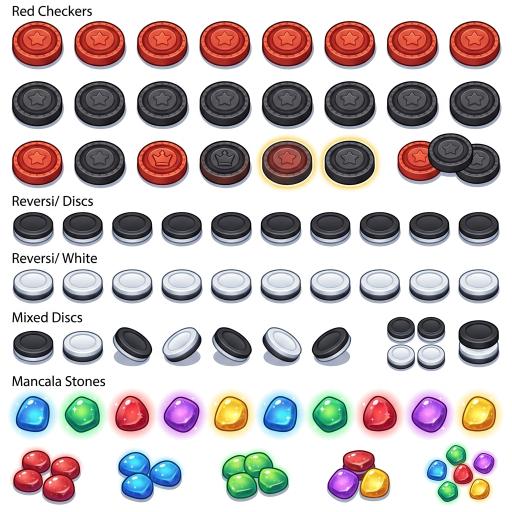
#> input picture shared/assets/assets_board_pieces_1787775725788.jpg, 1024 x 1024 px (shown at 1/2 size); its folder holds only this picture in this run
$ python organize_and_name_assets.py
#> lines starting #> are read from the running program, lines starting #| are printed output that depends on the picture; after the words box and inside, x2 and y2 are one past the last pixel; in counts of white or black regions, pixels touching at a corner belong together
import cv2
import numpy as np
import os
import glob

def make_transparent_and_crop(img, bbox):
    x, y, w, h = bbox
    pad = 4
    x1 = max(0, x - pad)
    y1 = max(0, y - pad)
    x2 = min(img.shape[1], x + w + pad)
    y2 = min(img.shape[0], y + h + pad)

    crop = img[y1:y2, x1:x2]

    # Generate alpha channel by thresholding near-white
    gray = cv2.cvtColor(crop, cv2.COLOR_BGR2GRAY)
    _, mask = cv2.threshold(gray, 245, 255, cv2.THRESH_BINARY_INV)

    # Smooth edges slightly
    kernel = np.ones((2,2), np.uint8)
    mask = cv2.morphologyEx(mask, cv2.MORPH_CLOSE, kernel)

    b, g, r = cv2.split(crop)
    rgba = [b, g, r, mask]
    dst = cv2.merge(rgba, 4)
    return dst

def get_sorted_bboxes(image_path, min_size=20):
#> called with min_size = 25
    img = cv2.imread(image_path)
#> img is the input picture: shape (1024, 1024, 3); mean B, G, R 190.2, 189.8, 199.6
    if img is None:
        return img, []

    gray = cv2.cvtColor(img, cv2.COLOR_BGR2GRAY)
    _, thresh = cv2.threshold(gray, 242, 255, cv2.THRESH_BINARY_INV)
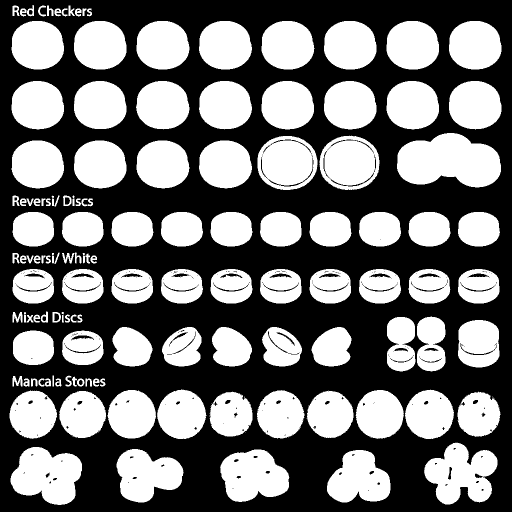
#> thresh: shape (1024, 1024) (shown at 1/2 size); 44.9% white; 141 white regions (13 under 20 px)

    contours, _ = cv2.findContours(thresh, cv2.RETR_EXTERNAL, cv2.CHAIN_APPROX_SIMPLE)
#> contours = 139 contours, 11 with area under 20; largest, box (x1, y1, x2, y2) and area: (794, 266, 1002, 375) 16538, (848, 885, 995, 1009) 11596, (21, 894, 164, 1010) 11584, (440, 899, 579, 1004) 10558, (515, 272, 635, 380) 10252

    bboxes = []
    for cnt in contours:
        x, y, w, h = cv2.boundingRect(cnt)
        if w >= min_size and h >= min_size:
            bboxes.append((x, y, w, h))
#> this loop made 139 passes
#> (x, y, w, h) on passes 1, 2, 3, 4, 5, 6, 7, 8, 11, 12, 13, 14: (654, 900, 127, 105), (440, 899, 139, 105), (233, 898, 134, 107), (21, 894, 143, 116), (848, 885, 147, 124), (490, 864, 1, 1), (920, 807, 1, 1), (986, 794, 1, 1), (915, 783, 87, 91), (419, 783, 87, 90), (118, 782, 94, 94), (613, 781, 94, 95)
#> (cnt, x, y, w, h) on passes 9, 10, 33: ([[984, 793], [984, 794]], 984, 793, 1, 2), ([[488, 793], [488, 794], [489, 794]], 488, 793, 2, 2), ([[105, 751], [105, 772], [107, 772], [107, 751]], 105, 751, 3, 22)
#> after the loop, bboxes = 68 items, first 6: (654, 900, 127, 105), (440, 899, 139, 105), (233, 898, 134, 107), (21, 894, 143, 116), (848, 885, 147, 124), (915, 783, 87, 91)

    if not bboxes:
        return img, []

    avg_h = np.median([b[3] for b in bboxes])
#> avg_h = 96
    row_tol = avg_h * 0.5
#> row_tol = 48

    # Sort primarily by y
    bboxes.sort(key=lambda b: b[1])

    rows = []
    current_row = []
    current_y = None

    for b in bboxes:
        if current_y is None:
            current_y = b[1]
            current_row.append(b)
        elif abs(b[1] - current_y) < row_tol:
            current_row.append(b)
        else:
            current_row.sort(key=lambda b: b[0])
            rows.append(current_row)
            current_row = [b]
            current_y = b[1]
#> this loop made 68 passes
#> (current_row, current_y) on passes 9, 17, 24, 34, 44, 54, 64: ([(898, 162, 105, 97)], 162), ([(794, 266, 208, 109)], 266), ([(916, 424, 84, 69)], 424), ([(916, 538, 83, 69)], 538), ([(834, 633, 57, 110)], 633), ([(810, 779, 98, 99)], 779), ([(848, 885, 147, 124)], 885)
#> (b, current_y) on pass 1: ((898, 42, 105, 97), 42)
#> after the loop, rows = 7 items

    if current_row:
        current_row.sort(key=lambda b: b[0])
        rows.append(current_row)

    sorted_boxes = [box for row in rows for box in row]
#> sorted_boxes = 68 items, first 6: (23, 42, 105, 97), (148, 42, 105, 97), (273, 42, 106, 97), (398, 42, 106, 97), (523, 42, 106, 97), (648, 42, 105, 97)
    return img, sorted_boxes

def process_all():
    base_assets = "shared/assets"

    # 1. UI Buttons
    ui_files = glob.glob(os.path.join(base_assets, "assets_ui_buttons_*.jpg"))
    if ui_files:
        img, boxes = get_sorted_bboxes(ui_files[0], min_size=40)
        out_dir = os.path.join(base_assets, "ui")
        os.makedirs(out_dir, exist_ok=True)
        names = [
            "btn_play_01.png", "btn_play_02.png", "btn_play_03.png", "btn_play_04.png",
            "btn_pause_01.png", "btn_pause_02.png", "btn_pause_03.png", "btn_pause_04.png",
            "btn_settings_01.png", "btn_settings_02.png", "btn_settings_03.png", "btn_settings_04.png",
            "btn_home_01.png", "btn_home_02.png", "btn_home_03.png", "btn_home_04.png",
            "btn_replay_01.png", "btn_replay_02.png", "btn_replay_03.png", "btn_replay_04.png"
        ]
        for i, box in enumerate(boxes):
            if i < len(names):
                name = names[i]
            else:
                name = f"btn_extra_{i:02d}.png"
            dst = make_transparent_and_crop(img, box)
            cv2.imwrite(os.path.join(out_dir, name), dst)
        print(f"Exported {min(len(boxes), len(names))} UI buttons to {out_dir}")

    # 2. Board Pieces
    piece_files = glob.glob(os.path.join(base_assets, "assets_board_pieces_*.jpg"))
    if piece_files:
        img, boxes = get_sorted_bboxes(piece_files[0], min_size=25)
#> boxes has the same summary as sorted_boxes in get_sorted_bboxes
        out_dir = os.path.join(base_assets, "pieces")
        os.makedirs(out_dir, exist_ok=True)
        for i, box in enumerate(boxes):
            dst = make_transparent_and_crop(img, box)
            name = f"board_piece_{i:02d}.png"
            cv2.imwrite(os.path.join(out_dir, name), dst)
#> this loop made 68 passes
#> box on passes 28 to 39: (421, 424, 84, 69), (520, 424, 83, 69), (619, 424, 84, 69), (718, 424, 84, 69), (817, 424, 84, 69), (916, 424, 84, 69), (25, 538, 83, 69), (124, 538, 83, 69), (223, 538, 83, 69), (322, 538, 84, 69), (421, 538, 84, 69), (520, 538, 83, 69)
#> (x in make_transparent_and_crop, y in make_transparent_and_crop, w in make_transparent_and_crop, h in make_transparent_and_crop, x1 in make_transparent_and_crop, y1 in make_transparent_and_crop, x2 in make_transparent_and_crop, y2 in make_transparent_and_crop) on passes 1 to 6: (23, 42, 105, 97, 19, 38, 132, 143), (148, 42, 105, 97, 144, 38, 257, 143), (273, 42, 106, 97, 269, 38, 383, 143), (398, 42, 106, 97, 394, 38, 508, 143), (523, 42, 106, 97, 519, 38, 633, 143), (648, 42, 105, 97, 644, 38, 757, 143)
#> pass 1, in make_transparent_and_crop, `mask = cv2.morphologyEx(mask, cv2.MORPH_CLOSE, kernel)`:
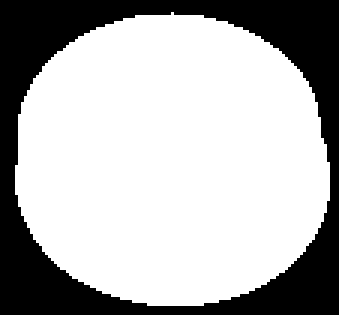
#> mask: shape (105, 113) (shown 3 times larger); 69.7% white; 1 black region, box (x1, y1, x2, y2) and area: (0, 0, 113, 105) 3599
        if len(boxes) >= 20:
            cv2.imwrite(os.path.join(out_dir, "checker_red.png"), make_transparent_and_crop(img, boxes[0]))
            cv2.imwrite(os.path.join(out_dir, "checker_black.png"), make_transparent_and_crop(img, boxes[8] if len(boxes)>8 else boxes[1]))
            cv2.imwrite(os.path.join(out_dir, "reversi_black.png"), make_transparent_and_crop(img, boxes[24] if len(boxes)>24 else boxes[2]))
            cv2.imwrite(os.path.join(out_dir, "reversi_white.png"), make_transparent_and_crop(img, boxes[32] if len(boxes)>32 else boxes[3]))
            cv2.imwrite(os.path.join(out_dir, "mancala_stone_blue.png"), make_transparent_and_crop(img, boxes[-10] if len(boxes)>=10 else boxes[0]))
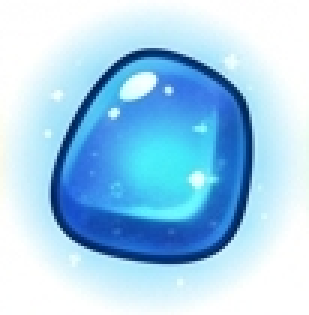
#> saved as mancala_stone_blue.png: shape (105, 103, 4) (shown 3 times larger); mean B, G, R, A 236.7, 208.8, 165.3, 173.7
            cv2.imwrite(os.path.join(out_dir, "mancala_stone_green.png"), make_transparent_and_crop(img, boxes[-9] if len(boxes)>=9 else boxes[1]))
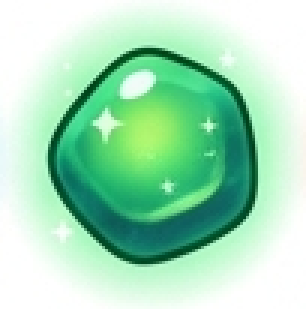
#> saved as mancala_stone_green.png: shape (103, 102, 4) (shown 3 times larger); mean B, G, R, A 186.9, 221.7, 165.3, 175.9
            cv2.imwrite(os.path.join(out_dir, "mancala_stone_red.png"), make_transparent_and_crop(img, boxes[-8] if len(boxes)>=8 else boxes[2]))
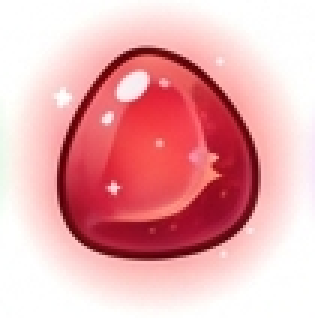
#> saved as mancala_stone_red.png: shape (106, 105, 4) (shown 3 times larger); mean B, G, R, A 175.5, 172.2, 233.9, 176.6
            cv2.imwrite(os.path.join(out_dir, "mancala_stone_purple.png"), make_transparent_and_crop(img, boxes[-7] if len(boxes)>=7 else boxes[3]))
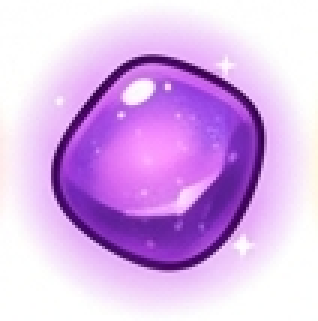
#> saved as mancala_stone_purple.png: shape (107, 106, 4) (shown 3 times larger); mean B, G, R, A 234.1, 179.3, 218.5, 173.9
            cv2.imwrite(os.path.join(out_dir, "mancala_stone_yellow.png"), make_transparent_and_crop(img, boxes[-6] if len(boxes)>=6 else boxes[4]))
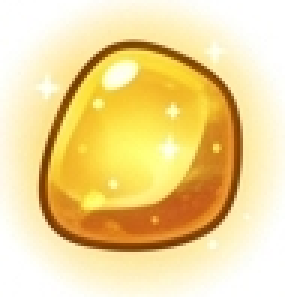
#> saved as mancala_stone_yellow.png: shape (99, 95, 4) (shown 3 times larger); mean B, G, R, A 151.3, 215.5, 240.6, 175.1
        print(f"Exported board pieces to {out_dir}")
#| Exported board pieces to shared/assets/pieces

    # 3. Dice & Tokens
    dice_files = glob.glob(os.path.join(base_assets, "assets_dice_tokens_*.jpg"))
    if dice_files:
        img, boxes = get_sorted_bboxes(dice_files[0], min_size=25)
        out_dir = os.path.join(base_assets, "tokens")
        os.makedirs(out_dir, exist_ok=True)
        for i, box in enumerate(boxes):
            dst = make_transparent_and_crop(img, box)
            name = f"token_{i:02d}.png"
            cv2.imwrite(os.path.join(out_dir, name), dst)
        if len(boxes) >= 7:
            cv2.imwrite(os.path.join(out_dir, "dice_red.png"), make_transparent_and_crop(img, boxes[0]))
            cv2.imwrite(os.path.join(out_dir, "dice_blue.png"), make_transparent_and_crop(img, boxes[1]))
            cv2.imwrite(os.path.join(out_dir, "dice_green.png"), make_transparent_and_crop(img, boxes[2]))
            cv2.imwrite(os.path.join(out_dir, "pawn_red.png"), make_transparent_and_crop(img, boxes[3] if len(boxes)>3 else boxes[0]))
            cv2.imwrite(os.path.join(out_dir, "pawn_blue.png"), make_transparent_and_crop(img, boxes[4] if len(boxes)>4 else boxes[1]))
            cv2.imwrite(os.path.join(out_dir, "pawn_green.png"), make_transparent_and_crop(img, boxes[5] if len(boxes)>5 else boxes[2]))
            cv2.imwrite(os.path.join(out_dir, "pawn_yellow.png"), make_transparent_and_crop(img, boxes[6] if len(boxes)>6 else boxes[3]))
        print(f"Exported dice & tokens to {out_dir}")

    # 4. Rewards, Coins & Gems
    coin_files = glob.glob(os.path.join(base_assets, "assets_coins_gems_*.jpg"))
    if coin_files:
        img, boxes = get_sorted_bboxes(coin_files[0], min_size=20)
        out_dir = os.path.join(base_assets, "rewards")
        os.makedirs(out_dir, exist_ok=True)
        for i, box in enumerate(boxes):
            dst = make_transparent_and_crop(img, box)
            name = f"reward_{i:02d}.png"
            cv2.imwrite(os.path.join(out_dir, name), dst)
        if len(boxes) >= 12:
            cv2.imwrite(os.path.join(out_dir, "coin_gold.png"), make_transparent_and_crop(img, boxes[0]))
            cv2.imwrite(os.path.join(out_dir, "coin_stack.png"), make_transparent_and_crop(img, boxes[1]))
            cv2.imwrite(os.path.join(out_dir, "gem_ruby.png"), make_transparent_and_crop(img, boxes[8] if len(boxes)>8 else boxes[2]))
            cv2.imwrite(os.path.join(out_dir, "gem_sapphire.png"), make_transparent_and_crop(img, boxes[9] if len(boxes)>9 else boxes[3]))
            cv2.imwrite(os.path.join(out_dir, "gem_emerald.png"), make_transparent_and_crop(img, boxes[10] if len(boxes)>10 else boxes[4]))
            cv2.imwrite(os.path.join(out_dir, "gem_amethyst.png"), make_transparent_and_crop(img, boxes[11] if len(boxes)>11 else boxes[5]))
        print(f"Exported rewards, coins & gems to {out_dir}")

    # 5. Playing Cards
    card_files = glob.glob(os.path.join(base_assets, "assets_playing_cards_*.jpg"))
    if card_files:
        img, boxes = get_sorted_bboxes(card_files[0], min_size=30)
        out_dir = os.path.join(base_assets, "cards")
        os.makedirs(out_dir, exist_ok=True)
        for i, box in enumerate(boxes):
            dst = make_transparent_and_crop(img, box)
            name = f"card_{i:02d}.png"
            cv2.imwrite(os.path.join(out_dir, name), dst)
        if len(boxes) >= 5:
            cv2.imwrite(os.path.join(out_dir, "card_back_red.png"), make_transparent_and_crop(img, boxes[0]))
            cv2.imwrite(os.path.join(out_dir, "card_back_blue.png"), make_transparent_and_crop(img, boxes[1]))
            cv2.imwrite(os.path.join(out_dir, "card_back_green.png"), make_transparent_and_crop(img, boxes[2]))
            cv2.imwrite(os.path.join(out_dir, "card_back_purple.png"), make_transparent_and_crop(img, boxes[3]))
            cv2.imwrite(os.path.join(out_dir, "card_back_black.png"), make_transparent_and_crop(img, boxes[4]))
        print(f"Exported playing cards to {out_dir}")

if __name__ == '__main__':
    process_all()
